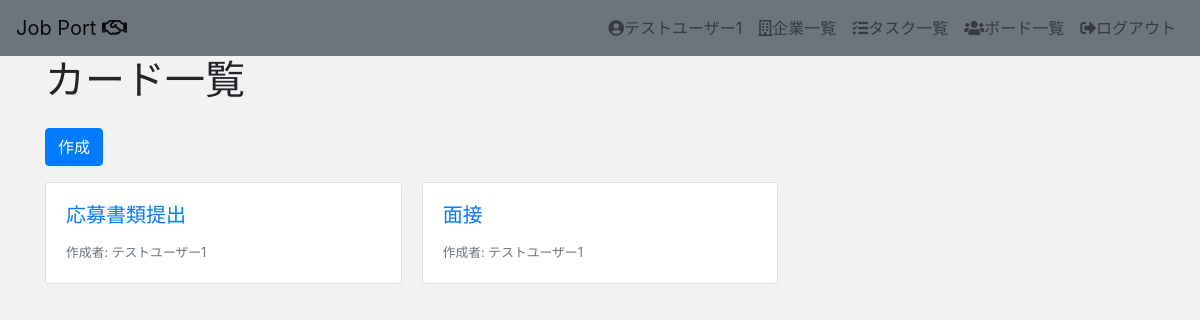
Before: /jpapp/tasks/ (signed in) with the older database file.
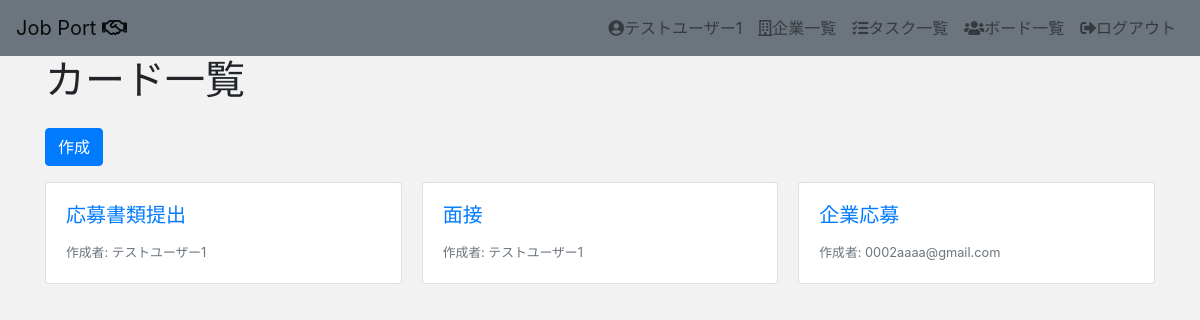
After: the same page with the newer database file.
### jpapp/models.py (models this page shows, shortened)
class Task(models.Model):
    task_title = models.CharField(max_length=100)
    task_memo = models.TextField()
    duedate = models.DateField()
    user = models.ForeignKey(User, on_delete=models.CASCADE)

### jpapp/views.py (the view)
# urls.py: path("tasks/", views.TaskListView.as_view(), name="tasks_list"),
class TaskListView(LoginRequiredMixin, ListView):
    model = Task
    template_name = "jpapp/tasks/list.html"

### templates/jpapp/tasks/list.html
{% extends "jpapp/base.html" %}
{% block content %}
<div class="container">
  <h1>カード一覧</h1>
  <a class="btn btn-primary my-3" href="{% url 'jpapp:tasks_create' %}" role="button">作成</a>
  <div class="card-columns">
    {% for task in task_list %}
    <a href="{% url 'jpapp:tasks_detail' task.pk %}" class="card">
      <div class="card-body">
        <h5 class="card-title">{{ task.task_title }}</h5>
        <footer>
          <small class="text-muted">作成者: {{ task.user.username }}</small>
        </footer>
      </div>
    </a>
    {% endfor %}
  </div>
</div>
{% endblock %}

Changed rows visible on the page:
added Task: task_title "企業応募", user.username "0002aaaa@gmail.com"
